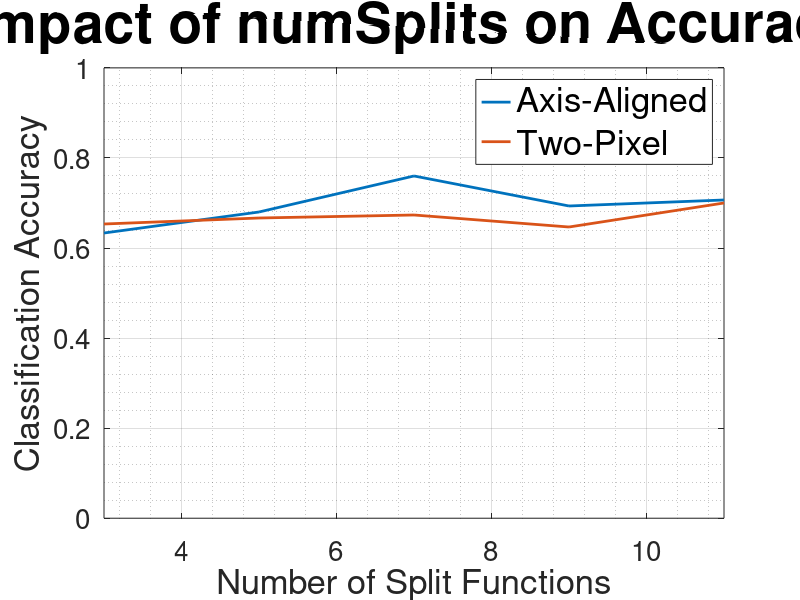

This figure's MATLAB source: (Note: this script raises an error after producing the figure.)
load kmeans_codebook_variation_with_splitNum_and_weak_learners.mat

figure(1);
plot(splitNum, accuracy_rf_all(3,:,1), 'LineWidth', 2);
hold on;
plot(splitNum, accuracy_rf_all(3,:,2), 'LineWidth', 2);
axis([3 11 0 1]);
set(gca,'fontsize',20);
grid on; grid minor;
title('Impact of numSplits on Accuracy','FontSize',40);
xlabel('Number of Split Functions', 'FontSize', 25);
ylabel('Classification Accuracy', 'FontSize', 25);
legend({'Axis-Aligned', 'Two-Pixel'}, 'FontSize', 25);
scale_graph;

figure(2);
plot(splitNum, buildRfClassifierTime_all(3,:,1), 'LineWidth', 2);
hold on;
plot(splitNum, buildRfClassifierTime_all(3,:,2), 'LineWidth', 2);
axis([3 11 0 5]);
set(gca,'fontsize',20);
grid on; grid minor;
title('Computational Complexity of numSplits','FontSize',40);
xlabel('Number of Split Functions', 'FontSize', 25);
ylabel('Time Taken to Build RF Classifier (s)', 'FontSize', 25);
legend({'Axis-Aligned', 'Two-Pixel'}, 'FontSize', 25);
scale_graph;


